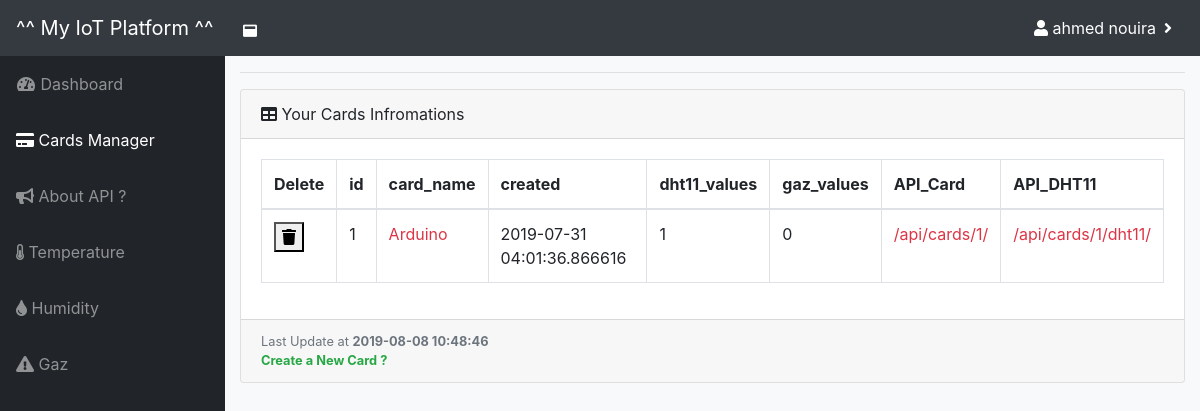
The app's page /cards_edit/ (signed in), older data.
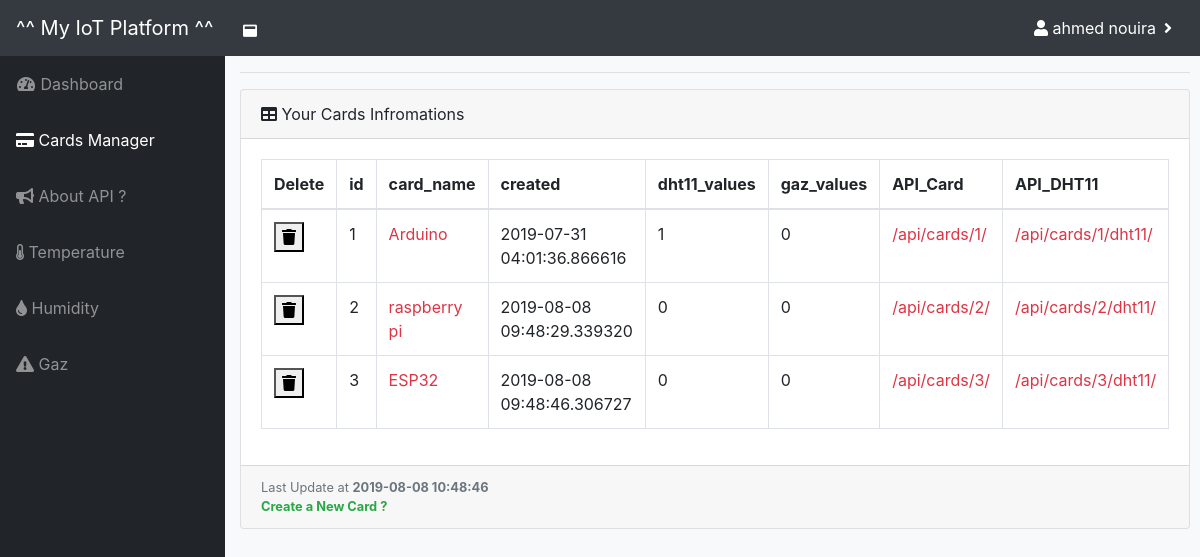
The same page, newer data.
### app/models.py (models this page shows, shortened)
class PaginatedAPIMxin(object):
    @staticmethod
    def to_collection_dict(query, page, per_page, endpoint, **kwargs):
        resources = query.paginate(page, per_page, False)
        data = {
            'items': [item.to_dict() for item in resources.items],
            '_meta': {
                'page': page,
                'per_page': per_page,
                'total_pages': resources.pages,
                'total_items': resources.total
            },
           '_links': {
                'self': endpoint,
               'next': url_for(endpoint, page=page + 1, per_page=per_page, **kwargs) if resources.has_next
                else None,
               'perv': url_for(endpoint, page=page - 1, per_page=per_page, **kwargs) if resources.has_prev
                else None
            }
        }
        return data

class User(PaginatedAPIMxin, db.Model, UserMixin):
    __tablename__ = 'users'
    id = db.Column(db.Integer, primary_key=True)
    firstname = db.Column(db.String(64), index=True)
    lastname = db.Column(db.String(64), index=True)
    email = db.Column(db.String(120), index=True, unique=True)
    password = db.Column(db.String(32))
    password_hash = db.Column(db.String(128))
    last_seen = db.Column(db.DateTime, default=datetime.utcnow)
    created_timestamp = db.Column(db.DateTime, default=datetime.now)
    about_me = db.Column(db.String(140))  # about_me
    admin = db.Column(db.Boolean, default=True)
    role_id = db.Column(db.Integer, db.ForeignKey('roles.id'))
    cards = db.relationship('Cards', backref='owner', lazy='dynamic')

class Cards(PaginatedAPIMxin, db.Model):
    __tablename__ = 'boards'
    id = db.Column(db.Integer, primary_key=True)
    name = db.Column(db.String(48), index=True)
    timestamp = db.Column(db.DateTime, index=True, default=datetime.utcnow)
    user_id = db.Column(db.Integer, db.ForeignKey('users.id'))
    dht11_values = db.relationship('Dht11', backref='form_card_', lazy='dynamic')
    gaz_values = db.relationship('Gaz', backref='from_card', lazy='dynamic')

### app/routes.py (the view)
@App.route('/cards_edit/', methods=['GET', 'POST'])
@login_required
def cards_edit():
    actives = [0, 1, 0, 0, 0, 0]
    cards = Cards.query.filter_by(user_id=current_user.id)
    form = EditCards()
    if form.validate_on_submit():
        for c in cards:
            print('dfdfd', request.form['delete'])
            db.session.delete(Cards.query.get(request.form['delete']))
            db.session.commit()
            return redirect(url_for('dashboard'))
    return render_template('users_cards.html', title="users_cards", actives=actives, cards=cards, time=datetime.now().strftime('%Y-%m-%d %H:%M:%S'), form=form)

### app/models.py (called while the page is built)
@login.user_loader
def load_user(id_):
    return User.query.get(int(id_))

### app/routes.py (called while the page is built)
@App.before_request
def before_request():
    g.user = current_user                       # for user accessible through g.user
    if current_user.is_authenticated:           # add last seen time update
        current_user.last_seen = datetime.utcnow()
        db.session.commit()

### app/templates/users_cards.html (shortened to what this page needs)
{% extends 'base_dashboards.html'%}
{% block content_dashboards %}
<div class="container">
<hr>
        {% if cards.count() > 0 %}
        <div class="card  mx-auto mt-7">
          <div class="card-header">
            <i class="fas fa-table"></i>
            Your Cards Infromations </div>
          <div class="card-body">
            <div class="table-responsive">
              <table class="table table-bordered table-hover" id="dataTable" width="100%" cellspacing="0">
                <thead>
                  <tr>
                    <th> Delete </th>
                    <th> id </th>
                    <th> card_name </th>
                    <th> created </th>
                    <th> dht11_values </th>
                    <th> gaz_values </th>
                    <th> API_Card </th>
                    <th> API_DHT11 </th>
                  </tr>
                </thead>
                <tbody>
                {% for c in cards %}
                  <tr>
                    <td>
                      <form action="" method="post" >
                      <button onclick="return confirm('Are you sure you want to delete this card: {{c.name}}[{{c.id}}] ?');" title="Delete record" name="delete" value="{{c.id}}">
                    <span class="fa fa-trash"></span>
                    </button></form></td>
                    <td>{{ c.id }}</td>
                    <td><a class="text-danger" href="{{url_for('card_data', card_id=c.id) }} ">{{ c.name }}</a></td>
                    <td>{{ c.timestamp }} </td>
                    <td>{{ c.dht11_values.count() }}</td>
                    <td>{{ c.gaz_values.count() }}</td>
                    <td><a class="text-danger" href=" {{url_for('card', id=c.id) }} ">  {{ '/api/cards/{}/'.format(c.id) }}</a></td>
                    <td><a class="text-danger" href=" {{url_for('card_dht11', id=c.id) }} "> {{ url_for('card_dht11', id=c.id) }}</a></td>
                  </tr>
                {% endfor %}
                </tbody>
              </table>
            </div>
          </div>
          <div class="card-footer small text-muted">
            <div>Last Update at <span class="font-weight-bold"> {{ time }}</span> </div>
            <a class="d-block large text-success font-weight-bolder " href= "{{ url_for('create_card') }}"> Create a New Card ? </a></div>
        </div>
        {% else %}
        <h1 class="text-center text-danger display-4"> No cards yet !</h1>
        <h3 class="text-center">&nbsp; In Order to get started using this application please<br>>>>>> <a class="text-success font-weight-bolder" href=" {{ url_for('create_card') }}"> register a card </a><<<<<</h3>
        {% endif %}
      </div>
{% endblock %}

### app/templates/base_dashboards.html (shortened to what this page needs)
{% extends 'base.html' %}
{% block content %}
  <nav class="navbar navbar-expand navbar-dark bg-dark static-top ">
        <div class="container-fluid ">
            <div class="navbar-header">
                <a class="navbar-brand" href="#"> ^^ My IoT Platform ^^ </a>
                 {% if actives[1] or actives[2] or actives[3] %}
                <button class="btn btn-link btn-sm text-white order-1 order-sm-0" id="sidebarToggle" href="#">
                <i class=" fa fa-window-maximize"></i>
                </button>
                {% endif %}
            </div>
    <ul class="nav navbar-nav">
       <li class="nav-item active dropdown">
        <a class="nav-link dropdown-toggle" href="#" id="userDropdown" role="button" data-toggle="dropdown" aria-haspopup="true" aria-expanded="false">
          <i class="fa fa-user"></i>
          <span>{{ current_user.firstname }} {{current_user.lastname }} </span>
        </a>
      </li>
    </ul>
    </div>
  </nav>
   <div id="wrapper">
    <ul class="sidebar navbar-nav">
          {% if actives[0] %}
      <li class="nav-item active">
          {% else %}
          <li class="nav-item">
          {% endif %}
        <a class="nav-link" href="{{ url_for('dashboard') }}">
          <i class="fas fa-fw fa-tachometer-alt"></i>
          <span> Dashboard </span>
        </a>
      </li>
          {% if actives[1] %}
      <li class="nav-item active">
          {% else %}
          <li class="nav-item">
          {% endif %}
        <a class="nav-link" href="{{ url_for('cards_edit')}}">
          <i class="fa fa-credit-card"></i>
          <span> Cards Manager  </span>
        </a>
      </li>
        {% if actives[2] %}
      <li class="nav-item active">
          {% else %}
          <li class="nav-item">
          {% endif %}
        <a class="nav-link" href="{{ url_for('about_api') }}">
          <i class="fa fa-bullhorn"></i>
          <span> About API ? </span>
        </a>
      </li>
        {% if actives[3] %}
        <li class="nav-item active">
          {% else %}
          <li class="nav-item">
          {% endif %}
        <a class="nav-link" href="{{ url_for('dht11') }}">
          <i class="fa fa-thermometer-half"></i>
          <span> Temperature </span></a>
      </li>
        {% if actives[4] %}
        <li class="nav-item active">
          {% else %}
          <li class="nav-item">
          {% endif %}
        <a class="nav-link" href="{{ url_for('humidity') }}">
          <i class="fa fa-tint"></i>
          <span> Humidity </span></a>
       </li>
        {% if actives[5] %}
        <li class="nav-item active">
          {% else %}
          <li class="nav-item">
          {% endif %}
        <a class="nav-link" href="{{ url_for('gaz') }}">
          <i class="fa fa-exclamation-triangle"></i>
          <span> Gaz </span></a>
       </li>
    </ul>
  {%  block content_dashboards %}{% endblock %}
{% endblock %}

### app/templates/base.html (shortened to what this page needs)
<!DOCTYPE html>
<html lang="en">
<head>
  <link href="../static/vendor/fontawesome-free/css/all.min.css" rel="stylesheet" type="text/css">
  <link href="../static/css/sb-admin.css" rel="stylesheet">
  <link href="../static/vendor/datatables/dataTables.bootstrap4.css" rel="stylesheet">
  <link href="../static/vendor/datatables/dataTables.bootstrap4.css" rel="stylesheet">
</head>
<body class="bg-light" data-spy="scroll" data-offset="1" >
 {% block content %} {% endblock %}
</body>
</html>

Row changes from the older to the newer data that the page shows:
added Cards: id "2", name "raspberry pi", timestamp "2019-08-08 09:48:29.339320", dht11_values.count "0", gaz_values.count "0", id "/api/cards/2/", id "/api/cards/2/dht11/"
added Cards: id "3", name "ESP32", timestamp "2019-08-08 09:48:46.306727", dht11_values.count "0", gaz_values.count "0", id "/api/cards/3/", id "/api/cards/3/dht11/"
